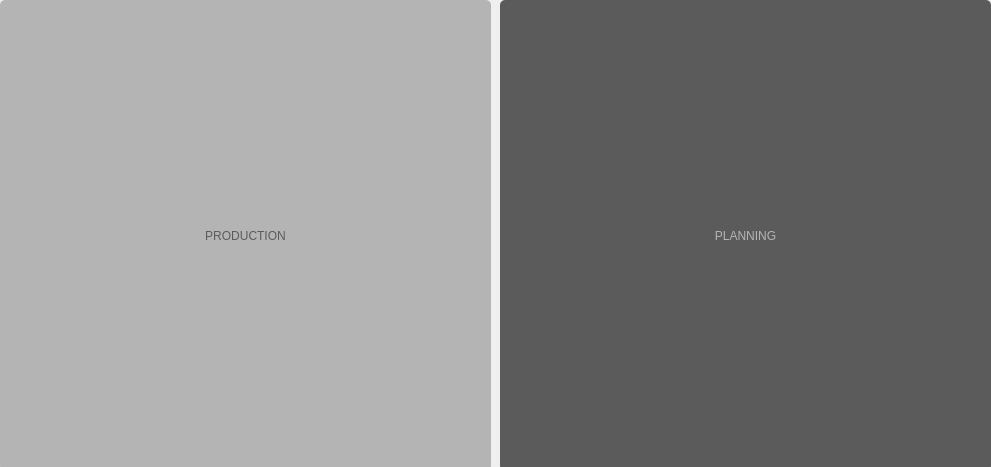
<?xml version="1.0" encoding="UTF-8"?>
<ui version="4.0">
 <class>PNP</class>
 <widget class="QWidget" name="PNP">
  <property name="geometry">
   <rect>
    <x>0</x>
    <y>0</y>
    <width>991</width>
    <height>467</height>
   </rect>
  </property>
  <property name="windowTitle">
   <string>Form</string>
  </property>
  <widget class="QPushButton" name="pushButton">
   <property name="geometry">
    <rect>
     <x>0</x>
     <y>0</y>
     <width>491</width>
     <height>471</height>
    </rect>
   </property>
   <property name="styleSheet">
    <string notr="true">font: 40pt &quot;MS Sans Serif&quot;;
color: rgb(91, 91, 91);
border-radius: 5px;
background-color: rgb(180, 180, 180);</string>
   </property>
   <property name="text">
    <string>PRODUCTION</string>
   </property>
   <property name="icon">
    <iconset>
     <normaloff>../untitled/img/img_202350.png</normaloff>../untitled/img/img_202350.png</iconset>
   </property>
   <property name="iconSize">
    <size>
     <width>75</width>
     <height>75</height>
    </size>
   </property>
  </widget>
  <widget class="QPushButton" name="pushButton_2">
   <property name="geometry">
    <rect>
     <x>500</x>
     <y>0</y>
     <width>491</width>
     <height>471</height>
    </rect>
   </property>
   <property name="styleSheet">
    <string notr="true">font: 75 30pt &quot;David&quot;;
color: rgb(180, 180, 180);
border-radius: 5px;
background-color: rgb(91, 91, 91);</string>
   </property>
   <property name="text">
    <string>PLANNING</string>
   </property>
   <property name="icon">
    <iconset>
     <normaloff>../untitled/img/img_202350.png</normaloff>../untitled/img/img_202350.png</iconset>
   </property>
   <property name="iconSize">
    <size>
     <width>75</width>
     <height>75</height>
    </size>
   </property>
  </widget>
 </widget>
 <resources/>
 <connections/>
</ui>
